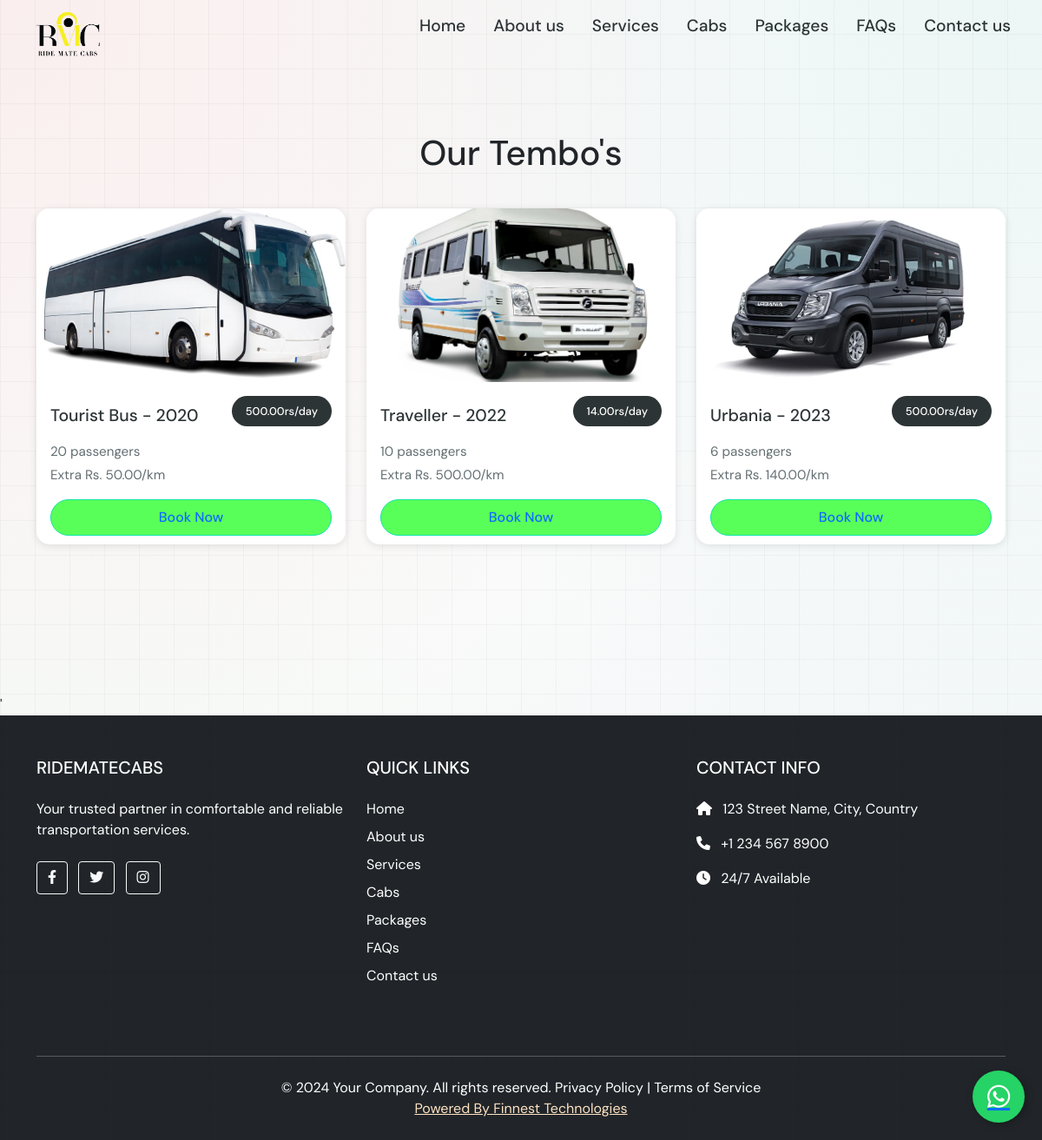
Page /travaller/ on the committed database.
### RideApp/models.py (models this page shows, shortened)
class Car(models.Model):
    category = models.ForeignKey(CarCategory, on_delete=models.CASCADE, related_name='cars')
    title = models.CharField(max_length=21)
    model = models.CharField(max_length=100)
    passengers = models.IntegerField()
    price_per_km = models.DecimalField(max_digits=10, decimal_places=2, help_text="Extra price per kilometer")
    price_per_day = models.DecimalField(max_digits=10, decimal_places=2)
    description = models.TextField(blank=True,max_length=35)
    image = models.ImageField(upload_to='cars/')
    features = models.TextField(help_text="Enter car features, one per line", blank=True)
    terms_conditions = models.TextField(blank=True)
    whatsapp_number = models.CharField(max_length=20, help_text="Enter WhatsApp number with country code (e.g., 917890123456)")
    is_available = models.BooleanField(default=True)
    created_at = models.DateTimeField(auto_now_add=True)
    updated_at = models.DateTimeField(auto_now=True)
    def image_preview(self):
        if self.image:
            return mark_safe(f'<img src="{self.image.url}" width="100" />')
        return "No Image"
    def get_whatsapp_message(self):
        return f"""*{self.title} - {self.model}*%0a
Passengers: {self.passengers}%0a
Rate: Rs.{self.price_per_day}/day%0a
Extra: Rs.{self.price_per_km}/km%0a
I'm interested in renting this car. Please provide more details."""
    image_preview.short_description = 'Image Preview'
    class Meta:
        ordering = ['title', 'model']

### RideApp/views.py (the view)
# urls.py: path('travaller/', views.travaller, name='tembo'),
def travaller(request):
    cars = Car.objects.filter(is_available=True, category__name='Traveller')
    return render(request, 'traveller.html', {'cars': cars})

### RideApp/Templates/traveller.html
{% extends 'base.html' %} {% load static %} {% block content %}
<section class="car-list">
    <div class="d-flex flex-column align-items-center justify-content-center">
        <h4>Our Tembo's</h4>
        <div class="container">
            <div class="row g-4">
                {% for car in cars %}
                <div class="col-12 col-md-6 col-lg-4">
                    <div class="car-card">
                        {% if car.image %}
                        <img src="{{ car.image.url }}" alt="{{ car.title }}" class="car-image">
                        {% else %}
                        <img src="{% static 'images/placeholder.jpg' %}" alt="{{ car.title }}" class="car-image">
                        {% endif %}
                        <div class="car-info">
                            <div class="car-title">{{ car.title }} - {{ car.model }}</div>
                            <div class="passengers">{{ car.passengers }} passengers</div>
                            <div class="price-info">Extra Rs. {{ car.price_per_km }}/km</div>
                            <div class="day-rate">{{ car.price_per_day }}rs/day</div>
                            <a href="https://wa.me/{{ car.whatsapp_number }}?text={{ car.get_whatsapp_message }}"
                               target="_blank"
                               class="book-now-btn mt-3">
                                Book Now
                            </a>
                        </div>
                    </div>
                </div>
                {% empty %}
                <div class="col-12 text-center">
                    <p>No cars available at the moment.</p>
                </div>
                {% endfor %}
            </div>
        </div>
    </div>
</section>
{% endblock %}

### RideApp/Templates/base.html (shortened to what this page needs)
{% load static %}
<!doctype html>
<html lang="en">
  <head>
    <link rel="stylesheet" href="{% static 'css/style.css' %}">
    <link href="https://cdnjs.cloudflare.com/ajax/libs/font-awesome/6.0.0/css/all.min.css" rel="stylesheet">
    <link href="https://cdn.jsdelivr.net/npm/bootstrap@5.0.2/dist/css/bootstrap.min.css" rel="stylesheet">
  </head>
  <body class="mesh-full">
    <nav class="navbar navbar-expand-lg navbar-light position-absolute w-100" style="z-index: 1000;">
      <div class="container-fluid">
        <img class="navbar-brand position-absolute" href="#" src="{% static 'images/ride-cabs.png' %}" alt="">
        <div class="collapse navbar-collapse" id="navbarNavDropdown">
          <ul class="navbar-nav ms-auto">
            <li class="nav-item">
              <a class="nav-link{% if request.path == '#home' %} active{% endif %}" href="{% url 'home' %}">Home</a>
            </li>
            <li class="nav-item">
              <a class="nav-link{% if request.path == '#about-us' %} active{% endif %}" href="{% url 'home' %}#about-us">About us</a>
            </li>
            <li class="nav-item">
              <a class="nav-link{% if request.path == '#about-us' %} active{% endif %}" href="{% url 'home' %}#services">Services</a>
            </li>
            <li class="nav-item">
              <a class="nav-link{% if request.path == '#car-selection' %} active{% endif %}" href="{% url 'home' %}#car-selection">Cabs</a>
            </li>
            <li class="nav-item">
              <a class="nav-link{% if request.path == '#packages' %} active{% endif %}" href="{% url 'home' %}#packages">Packages</a>
            </li>
            <li class="nav-item">
              <a class="nav-link{% if request.path == '#faq-section' %} active{% endif %}" href="{% url 'home' %}#faq-section">FAQs</a>
            </li>
            <li class="nav-item">
              <a class="nav-link{% if request.path == '#contact-us' %} active{% endif %}" href="{% url 'home' %}#contact-us">Contact us</a>
            </li>
          </ul>
        </div>
      </div>
    </nav>
    <div class="content">
        {% block content %}
        {% endblock %}
    </div>'
    <div class="float-button">
      <a href="https://wa.me/1234567890" target="_blank" title="Chat with us on WhatsApp">
          <i class="fab fa-whatsapp"></i>
      </a>
  </div>
<footer class="bg-dark text-white pt-5 pb-4">
  <div class="container">
    <div class="row">
      <div class="col-md-4 mb-4">
        <h5 class="text-uppercase mb-4">Ridematecabs</h5>
        <p>Your trusted partner in comfortable and reliable transportation services.</p>
        <div class="mt-4">
          <a href="#" class="btn btn-outline-light btn-floating me-2"><i class="fab fa-facebook-f"></i></a>
          <a href="#" class="btn btn-outline-light btn-floating me-2"><i class="fab fa-twitter"></i></a>
          <a href="#" class="btn btn-outline-light btn-floating me-2"><i class="fab fa-instagram"></i></a>
        </div>
      </div>
      <div class="col-md-4 mb-4">
        <h5 class="text-uppercase mb-4">Quick Links</h5>
        <ul class="list-unstyled">
          <li class="mb-2">
            <a class="text-white text-decoration-none" href="{% url 'home' %}">Home</a>
          </li>
          <li class="mb-2">
            <a class="text-white text-decoration-none" href="{% url 'home' %}#about-us">About us</a>
          </li>
          <li class="mb-2">
            <a class="text-white text-decoration-none" href="{% url 'home' %}#services">Services</a>
          </li>
          <li class="mb-2">
            <a class="text-white text-decoration-none" href="{% url 'home' %}#car-selection">Cabs</a>
          </li>
          <li class="mb-2">
            <a class="text-white text-decoration-none" href="{% url 'home' %}#packages">Packages</a>
          </li>
          <li class="mb-2">
            <a class="text-white text-decoration-none" href="{% url 'home' %}#faq-section">FAQs</a>
          </li>
          <li class="mb-2">
            <a class="text-white text-decoration-none" href="{% url 'home' %}#contact-us">Contact us</a>
          </li>
        </ul>
      </div>
      <div class="col-md-4 mb-4">
        <h5 class="text-uppercase mb-4">Contact Info</h5>
        <ul class="list-unstyled">
          <li class="mb-3">
            <i class="fas fa-home me-2"></i> 123 Street Name, City, Country
          </li>
          <li class="mb-3">
            <i class="fas fa-phone me-2"></i> +1 234 567 8900
          </li>
          <li class="mb-3">
            <i class="fas fa-clock me-2"></i> 24/7 Available
          </li>
        </ul>
      </div>
    </div>
    <div class="row mt-4">
      <div class="col-md-12 text-center">
        <hr class="mb-4" />
        <p class="mb-0">
          © {% now "Y" %} Your Company. All rights reserved.
          <a class="text-white text-decoration-none" href="#!">Privacy Policy</a> |
          <a class="text-white text-decoration-none" href="#!">Terms of Service</a>
        </p>
        <a href="https://finnest.io/" target="_blank" style="color: bisque;">Powered By Finnest Technologies</a>
      </div>
    </div>
  </div>
</footer>
  </body>
</html>

### rows in the picture
Car: image (picture), title "Tourist Bus", model "2020", passengers "20", price_per_km "50.00", price_per_day "500.00"
Car: image (picture), title "Traveller", model "2022", passengers "10", price_per_km "500.00", price_per_day "14.00"
Car: image (picture), title "Urbania", model "2023", passengers "6", price_per_km "140.00", price_per_day "500.00"
